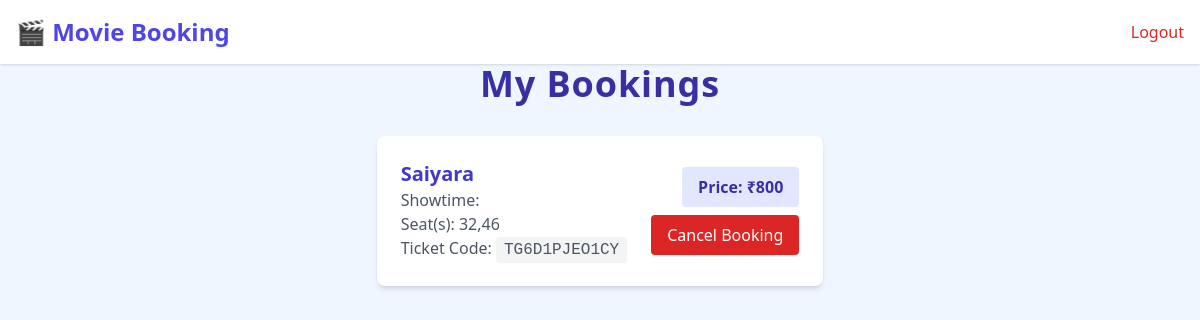
The app's page /my-bookings/ (signed in), older data.
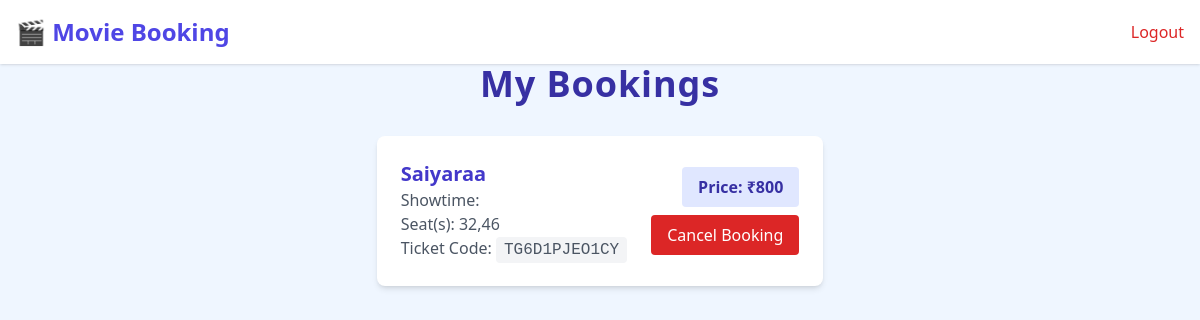
The same page, newer data.
### booking/models.py (models this page shows, shortened)
class Booking(models.Model):
    user = models.ForeignKey(User, on_delete=models.CASCADE, null=True, blank=True, related_name='bookings')
    showtime = models.ForeignKey(Showtime, on_delete=models.CASCADE)
    seat_number = models.CharField(max_length=255)
    customer_name = models.CharField(max_length=100)
    phone_number = models.CharField(max_length=20, default='00000000000')
    price = models.IntegerField(default=400)
    ticket_code = models.CharField(max_length=12, unique=True, blank=True)

class Showtime(models.Model):
    movie = models.ForeignKey(Movie, on_delete=models.CASCADE)
    time = models.DateTimeField()
    total_seats = models.IntegerField(default=100)
    available_seats = models.IntegerField(default=100)

class Movie(models.Model):
    title = models.CharField(max_length=100)
    genre = models.CharField(max_length=50)
    director = models.CharField(max_length=100)
    cast=models.CharField(max_length=200, help_text="List of cast members")
    release_date = models.DateField()
    duration = models.IntegerField(help_text="Duration in minutes")
    poster = models.ImageField(upload_to='posters/', blank=True, null=True)
    watch_trailer = models.URLField(max_length=200, blank=True, null=True, help_text="YouTube or video trailer link")

### booking/views.py (the view)
# urls.py: path('my-bookings/', views.my_bookings, name='my_bookings'),
@login_required
def my_bookings(request):
    bookings = Booking.objects.filter(user=request.user).select_related('showtime')
    return render(request, 'movies/mybooking.html', {'bookings': bookings})

### booking/templates/movies/mybooking.html (shortened to what this page needs)
<!DOCTYPE html>
<html lang="en" class="bg-gray-100">
<head>
  <script src="https://cdn.tailwindcss.com"></script>
</head>
<body class="min-h-screen flex flex-col bg-blue-50">
<header class="bg-white shadow p-4 flex justify-between items-center">
  <a href="/" class="text-2xl font-bold text-indigo-600">🎬 Movie Booking</a>
  <nav class="flex items-center space-x-4">
    {% if request.user.is_authenticated %}
      <form action="{% url 'logout' %}" method="POST" class="inline">
        <button type="submit" class="text-red-600 hover:text-red-800 font-medium">Logout</button>
      </form>
    {% else %}
      <a href="/register" class="text-gray-700 hover:text-indigo-600 font-medium">Register</a>
      <a href="/login" class="text-gray-700 hover:text-indigo-600 font-medium">Login</a>
    {% endif %}
  </nav>
</header>
  <main class="max-w-4xl mx-auto px-6 pb-20 flex-grow">
    <h2 class="text-4xl font-extrabold text-indigo-800 mb-8 text-center tracking-wide">My Bookings</h2>
    {% if bookings %}
      <ul class="space-y-6">
        {% for booking in bookings %}
          <li class="bg-white rounded-lg shadow-md p-6 flex flex-col md:flex-row justify-between items-start md:items-center space-y-4 md:space-y-0 md:space-x-6">
            <div>
              <h3 class="text-xl font-semibold text-indigo-700">{{ booking.showtime.movie.title }}</h3>
              <p class="text-gray-600">Showtime: <time>{{ booking.showtime.start_time|date:"F j, Y, g:i A" }}</time></p>
              <p class="text-gray-600">Seat(s): <span class="font-medium">{{ booking.seat_number }}</span></p>
              <p class="text-gray-600">Ticket Code: <code class="bg-gray-100 px-2 py-1 rounded font-mono">{{ booking.ticket_code }}</code></p>
            </div>
            <div class="flex flex-col items-start md:items-end space-y-2">
              <span class="inline-block bg-indigo-100 text-indigo-800 font-semibold px-4 py-2 rounded">
                Price: ₹{{ booking.price }}
              </span>
              <form method="POST" action="{% url 'cancel_booking' booking.pk %}">
                <button type="submit" class="bg-red-600 text-white px-4 py-2 rounded hover:bg-red-700 transition">
                  Cancel Booking
                </button>
              </form>
            </div>
          </li>
        {% endfor %}
      </ul>
    {% else %}
      <p class="text-center text-gray-500 text-lg">No bookings found.</p>
    {% endif %}
  </main>
</body>
</html>

Row changes from the older to the newer data that the page shows:
changed through a linked row, Booking "TG6D1PJEO1CY": showtime.movie "Saiyara" → "Saiyaraa"
